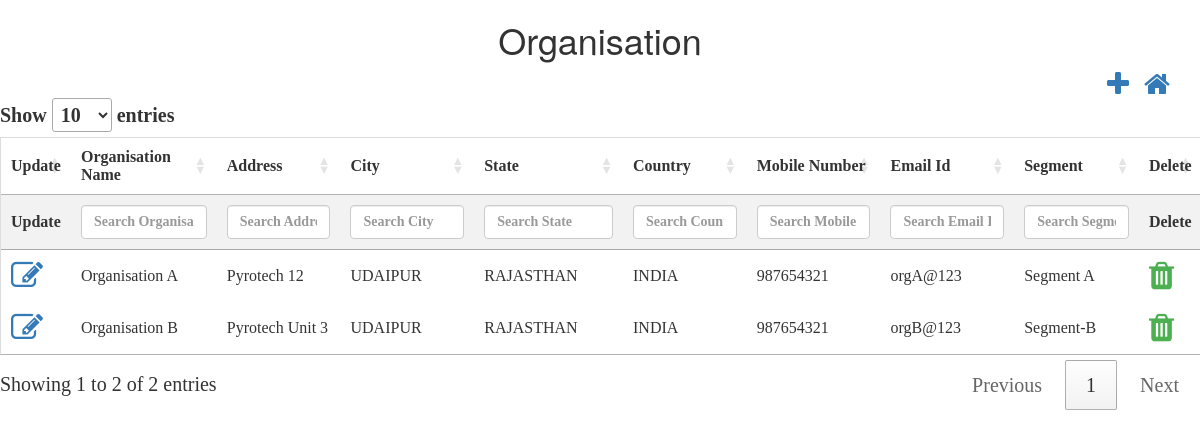
The app's page /controllers/organisation.php (signed in), older data.
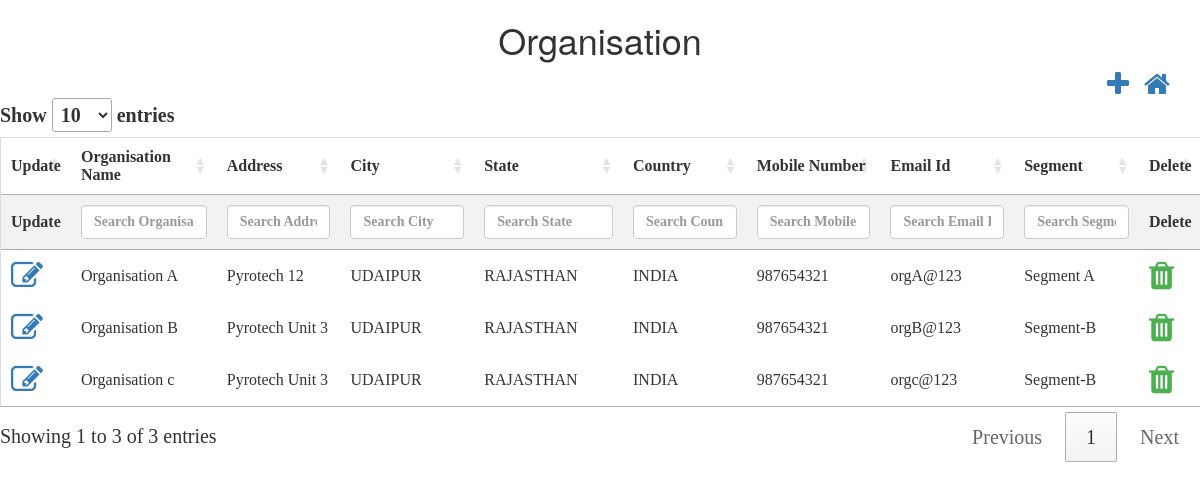
The same page, newer data.
### tables this page shows
CREATE TABLE `tbl_organisation` (
  `nid` int(10) NOT NULL,
  `norg_id` int(10) NOT NULL,
  `corg_name` varchar(50) NOT NULL,
  `corg_address` varchar(50) NOT NULL,
  `corg_city` varchar(50) NOT NULL,
  `corg_state` varchar(50) NOT NULL,
  `corg_country` varchar(50) NOT NULL,
  `corg_mobileNumber` varchar(10) NOT NULL,
  `corg_emailId` varchar(50) NOT NULL,
  `norg_segment_id` int(10) NOT NULL,
  `isActive` bit(1) NOT NULL,
  `isAvailable` bit(1) NOT NULL,
  `dcreated_date` datetime NOT NULL,
  `dupdated_date` datetime NOT NULL
);

CREATE TABLE `tbl_segment` (
  `nid` int(10) NOT NULL,
  `nsegment_id` int(10) NOT NULL,
  `csegment_name` varchar(50) NOT NULL,
  `isActive` bit(1) NOT NULL,
  `isAvailable` bit(1) NOT NULL,
  `dcreated_date` datetime NOT NULL,
  `dupdated_date` datetime NOT NULL
);

### controllers/organisation.php (the view, shortened to what this page needs)
<html>
<head>
    <script src="http://ajax.googleapis.com/ajax/libs/jquery/1.11.2/jquery.min.js"></script>
    <link rel="stylesheet" href="../css/theme.css">
    <link rel="stylesheet" href="https://cdn.datatables.net/1.10.22/css/jquery.dataTables.min.css">
    <link rel="stylesheet" href="https://cdnjs.cloudflare.com/ajax/libs/font-awesome/4.7.0/css/font-awesome.min.css">
    <link rel="stylesheet" href="https://maxcdn.bootstrapcdn.com/bootstrap/3.4.1/css/bootstrap.min.css">
</head>
<h1>Organisation</h1>
<div class="container">
    <a style="float:right;margin-left: 15px;" href="../dashboard.php"><i class="fa fa-home fa-2x"></i></a>
    <a style="float:right" href="#organisation_modal" data-toggle="modal" id='add' data-id="1"><i class="fa fa-plus fa-2x"
                                                                                        aria-hidden="true"></i></a>
</div>
        <?php
        $conn = OpenCon();
        $sql = "SELECT o.norg_id,o.corg_name,o.corg_address,o.corg_city,o.corg_state,o.corg_country,o.corg_mobileNumber,o.corg_emailId,o.norg_segment_id,o.isActive,o.isAvailable,s.csegment_name
                    FROM tbl_organisation AS o
                    INNER JOIN tbl_segment AS s
                    ON o.norg_segment_id = s.nsegment_id
                    WHERE o.isAvailable=1;";
        $retval = mysqli_query($conn, $sql);
        echo "<table id='organisationTable'  name='organisationTable' >
            <thead>
            <tr>
            <th style='display:none;'>ID</th>
            <th>Update</th>
            <th>Organisation Name</th>
            <th>Address</th>
            <th>City</th>
            <th>State</th>
            <th>Country</th>
            <th>Mobile Number</th>
            <th>Email Id</th>
            <th>Segment</th>
             <th>Delete</th>
            </tr>
            </thead>
                   <tbody>
            ";
        while ($row = mysqli_fetch_array($retval, MYSQLI_ASSOC)) {
            echo "<tr>";
            echo "<td ><a  href='#organisation_modal' data-toggle='modal' class='updateClass' data-id='2'><i class='fa fa-edit fa-2x'></i></a></td>";
            echo "<td>" . $row['corg_name'] . "</td>";
            echo "<td>" . $row['corg_address'] . "</td>";
            echo "<td>" . $row['corg_city'] . "</td>";
            echo "<td>" . $row['corg_state'] . "</td>";
            echo "<td>" . $row['corg_country'] . "</td>";
            echo "<td>" . $row['corg_mobileNumber'] . "</td>";
            echo "<td>" . $row['corg_emailId'] . "</td>";
            echo "<td>" . $row['csegment_name'] . "</td>";
            echo "<td class='action-delete'><i class='fa fa-trash fa-2x' style='color:#4caf50;'</i></td>";
            echo "</tr>";
        }
        echo "</tbody></table>";
        ?>
</html>

Row changes from the older to the newer data that the page shows:
added tbl_organisation: corg_name "Organisation c", corg_address "Pyrotech Unit 3", corg_city "UDAIPUR", corg_state "RAJASTHAN", corg_country "INDIA", corg_mobileNumber "987654321", corg_emailId "orgc@123", tbl_segment.csegment_name "Segment-B"
Text that changed along with them:
text written by a page script: "Show entries Showing 1 to 2 of 2 entries Previous 1 Next" → "Show entries Showing 1 to 3 of 3 entries Previous 1 Next"
